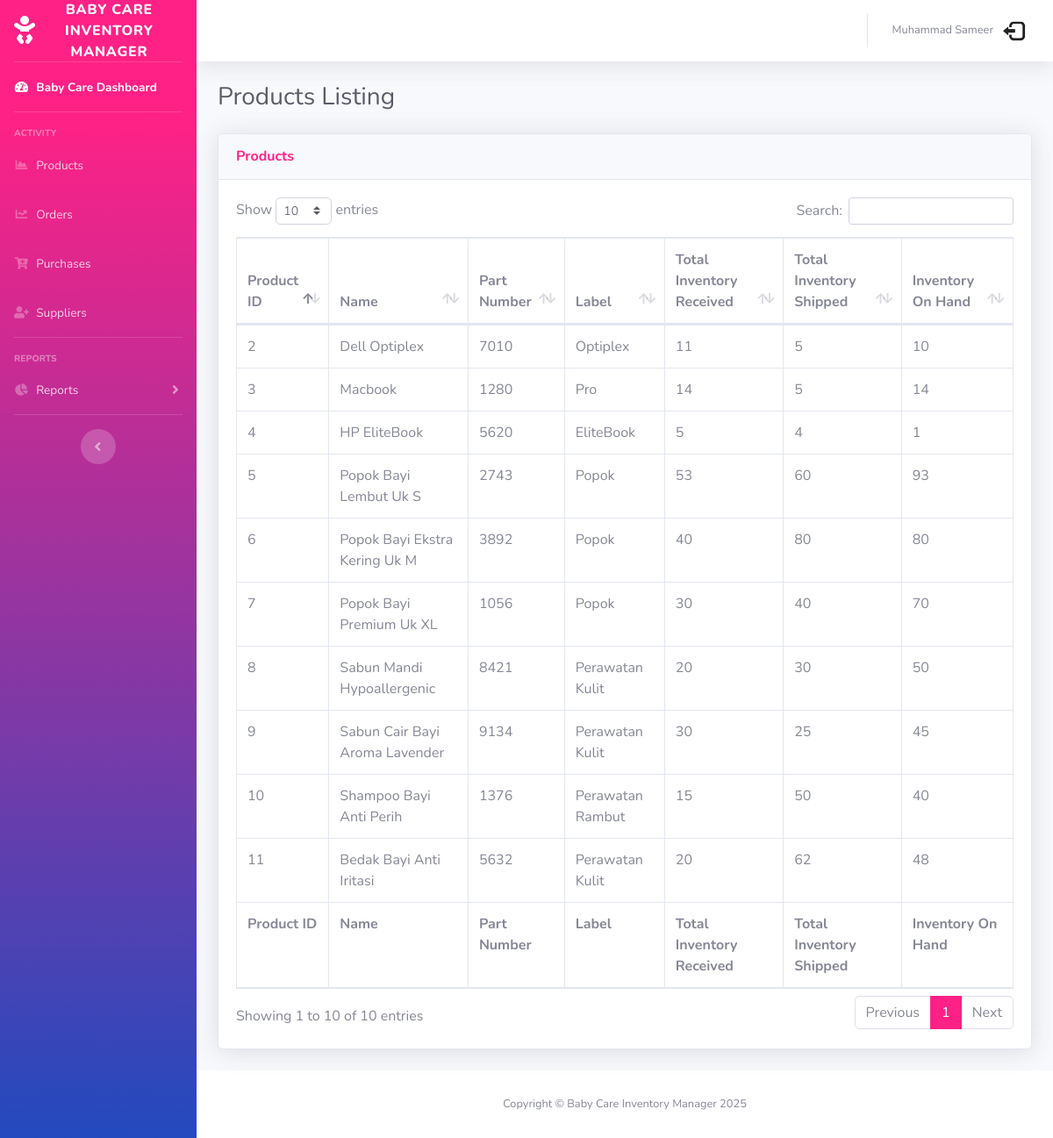
Screenshot of /productl (signed in) with the database file from the repository.
### tables this page shows
CREATE TABLE 'products' ('id' integer PRIMARY KEY AUTOINCREMENT NOT NULL, 'productName' text, 'partNumber' text, 'productLabel' text, 'startingInventory' integer,'inventoryIn' integer,'inventoryOut' integer,'inventoryOnHand' integer, 'minimumReq' integer);

### application.py (the view)
@app.route("/productl", methods=["POST", "GET"])
@login_required
def productl():
    rows = db.execute("SELECT * FROM products")
    return render_template("productl.html", rows = rows)

### application.py (called while the page is built)
@app.after_request
def after_request(response):
    response.headers["Cache-Control"] = "no-cache, no-store, must-revalidate"
    response.headers["Expires"] = 0
    response.headers["Pragma"] = "nocache"
    return response

### functions.py (called while the page is built)
def login_required(f):
    @wraps(f)
    def decorated_function(*args, **kwargs):
        if session.get("user_id") is None:
            return redirect("/login")
        return f(*args, **kwargs)
    return decorated_function

### templates/productl.html (shortened to what this page needs)
{% extends "layout.html" %}
{% block heading %}
  Products Listing
{% endblock %}
  {% block head %}
  <link href="/static/vendor/datatables/dataTables.bootstrap4.min.css" rel="stylesheet">
  {% endblock %}
{% block main %}
          <div class="card shadow mb-4">
            <div class="card-header py-3">
              <h6 class="m-0 font-weight-bold text-primary">Products</h6>
            </div>
            <div class="card-body">
              <div class="table-responsive">
                <table class="table table-bordered" id="dataTable" width="100%" cellspacing="0">
                  <thead>
                    <tr>
                      <th>Product ID</th>
                      <th>Name</th>
                      <th>Part Number</th>
                      <th>Label</th>
                      <th>Total Inventory Received</th>
                      <th>Total Inventory Shipped</th>
                      <th>Inventory On Hand</th>
                    </tr>
                  </thead>
                  <tfoot>
                    <tr>
                      <th>Product ID</th>
                      <th>Name</th>
                      <th>Part Number</th>
                      <th>Label</th>
                      <th>Total Inventory Received</th>
                      <th>Total Inventory Shipped</th>
                      <th>Inventory On Hand</th>
                    </tr>
                  </tfoot>
                  <tbody>
                    {% for row in rows %}
                    <tr>
                      <td>{{ row["id"] }}</td>
                      <td>{{ row["productName"] }}</td>
                      <td>{{ row["partNumber"] }}</td>
                      <td>{{ row["productLabel"] }}</td>
                      <td>{{ row["inventoryIn"] }}</td>
                      <td>{{ row["inventoryOut"] }}</td>
                      <td>{{ row["inventoryOnHand"] }}</td>
                    </tr>
                    {% endfor %}
                  </tbody>
                </table>
              </div>
            </div>
          </div>
        </div>
 {% endblock %}

### templates/layout.html (shortened to what this page needs)
<!DOCTYPE html>
<html lang="en">
<head>
  <link href="/static/vendor/fontawesome-free/css/all.min.css" rel="stylesheet" type="text/css">
  <link href="/static/css/sb-admin-2.min.css" rel="stylesheet">
  {% block head %}         {% endblock %}
</head>
<body id="page-top">
  <div id="wrapper">
    <ul class="navbar-nav bg-gradient-primary sidebar sidebar-dark accordion" id="accordionSidebar">
      <a class="sidebar-brand d-flex align-items-center justify-content-center" href="/">
        <div class="sidebar-brand-icon">
          <i class="fas fa-baby"></i>
        </div>
        <div class="sidebar-brand-text mx-3">Baby Care Inventory Manager</div>
      </a>
      <hr class="sidebar-divider my-0">
      <li class="nav-item active">
        <a class="nav-link" href="/">
          <i class="fas fa-fw fa-tachometer-alt"></i>
          <span>Baby Care Dashboard</span></a>
      </li>
      <hr class="sidebar-divider">
      <div class="sidebar-heading">
        Activity
      </div>
      <li class="nav-item">
        <a class="nav-link" href="/productv">
          <i class="fas fa-fw fa-chart-area"></i>
          <span>Products</span></a>
      </li>
      <li class="nav-item">
        <a class="nav-link" href="/orderv">
          <i class="fas fa-fw fa-chart-line"></i>
          <span>Orders</span></a>
      </li>
      <li class="nav-item">
        <a class="nav-link" href="/purchasev">
          <i class="fas fa-fw fa-cart-plus"></i>
          <span>Purchases</span></a>
      </li>
      <li class="nav-item">
        <a class="nav-link" href="/supplierv">
          <i class="fas fa-fw fa-user-plus"></i>
          <span>Suppliers</span></a>
      </li>
      <hr class="sidebar-divider">
      <div class="sidebar-heading">
        Reports
      </div>
      <li class="nav-item">
        <a class="nav-link collapsed" href="#" data-toggle="collapse" data-target="#collapsePages" aria-expanded="true" aria-controls="collapsePages">
          <i class="fas fa-fw fa-chart-pie"></i>
          <span>Reports</span>
        </a>
      </li>
      <hr class="sidebar-divider d-none d-md-block">
      <div class="text-center d-none d-md-inline">
        <button class="rounded-circle border-0" id="sidebarToggle"></button>
      </div>
    </ul>
    <div id="content-wrapper" class="d-flex flex-column">
      <div id="content">
        <nav class="navbar navbar-expand navbar-light bg-white topbar mb-4 static-top shadow">
          <ul class="navbar-nav ml-auto">
            <li class="nav-item dropdown no-arrow">
              <a class="nav-link dropdown-toggle" href="#" id="userDropdown" role="button" data-toggle="dropdown" aria-haspopup="true" aria-expanded="false">
                <span class="mr-2 d-none d-lg-inline text-gray-600 small">{{ session.fullname }}</span>
                <img class="img-profile rounded-circle" src="{{url_for('static', filename = 'img/logout.jpg')}}">
              </a>
            </li>
          </ul>
        </nav>
        <div class="container-fluid">
          <div class="d-sm-flex align-items-center justify-content-between mb-4">
            <h1 class="h3 mb-0 text-gray-800">{% block heading %}  {% endblock %}</h1>
          </div>
        {% block main %}
        {% endblock %}
        </div>
      <footer class="sticky-footer bg-white">
        <div class="container my-auto">
          <div class="copyright text-center my-auto">
            <span>Copyright &copy; Baby Care Inventory Manager 2025</span>
          </div>
        </div>
      </footer>
    </div>
  </div>
</body>
</html>

### rows the page displays
products: id "2", productName "Dell Optiplex", partNumber "7010", productLabel "Optiplex", inventoryIn "11", inventoryOut "5", inventoryOnHand "10"
products: id "3", productName "Macbook", partNumber "1280", productLabel "Pro", inventoryIn "14", inventoryOut "5", inventoryOnHand "14"
products: id "4", productName "HP EliteBook", partNumber "5620", productLabel "EliteBook", inventoryIn "5", inventoryOut "4", inventoryOnHand "1"
products: id "5", productName "Popok Bayi Lembut Uk S", partNumber "2743", productLabel "Popok", inventoryIn "53", inventoryOut "60", inventoryOnHand "93"
products: id "6", productName "Popok Bayi Ekstra Kering Uk M", partNumber "3892", productLabel "Popok", inventoryIn "40", inventoryOut "80", inventoryOnHand "80"
products: id "7", productName "Popok Bayi Premium Uk XL", partNumber "1056", productLabel "Popok", inventoryIn "30", inventoryOut "40", inventoryOnHand "70"
products: id "8", productName "Sabun Mandi Hypoallergenic", partNumber "8421", productLabel "Perawatan Kulit", inventoryIn "20", inventoryOut "30", inventoryOnHand "50"
products: id "9", productName "Sabun Cair Bayi Aroma Lavender", partNumber "9134", productLabel "Perawatan Kulit", inventoryIn "30", inventoryOut "25", inventoryOnHand "45"
products: id "10", productName "Shampoo Bayi Anti Perih", partNumber "1376", productLabel "Perawatan Rambut", inventoryIn "15", inventoryOut "50", inventoryOnHand "40"
products: id "11", productName "Bedak Bayi Anti Iritasi", partNumber "5632", productLabel "Perawatan Kulit", inventoryIn "20", inventoryOut "62", inventoryOnHand "48"

### other values shown
{{ session.fullname }} "Muhammad Sameer"
